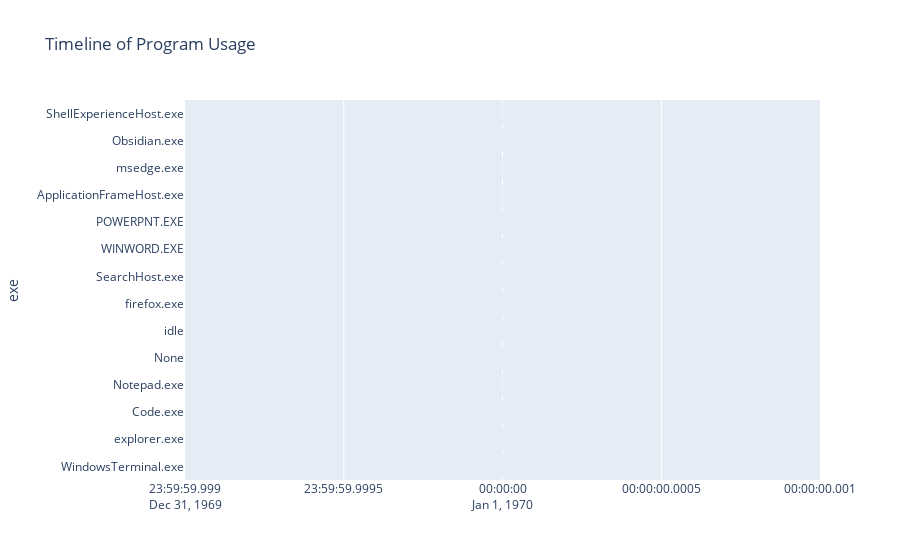

The code cell stored with this chart in its notebook:
### Code cell
# next, create a timeline showing when each program was used
fig = px.timeline(df, x_start="start_datetime", x_end="start_datetime", y="exe", title='Timeline of Program Usage')
fig.show()

### Figure 1 — Plotly figure (JSON) as saved in the notebook; plotly's stock layout.template omitted (floating-point values rounded to 4 significant figures; data arrays with more than 128 entries replaced by an {"elided": "..."} marker saying what was removed)
{"data": [{"alignmentgroup": "True", "base": {"elided": "881 int values"}, "hovertemplate": "start_datetime=%{x}<br>exe=%{y}<extra></extra>", "legendgroup": "", "marker": {"color": "#636efa", "pattern": {"shape": ""}}, "name": "", "offsetgroup": "", "orientation": "h", "showlegend": false, "textposition": "auto", "type": "bar", "x": {"elided": "881 int values"}, "xaxis": "x", "y": {"elided": "881 str values"}, "yaxis": "y"}], "layout": {"barmode": "overlay", "legend": {"tracegroupgap": 0}, "title": {"text": "Timeline of Program Usage"}, "xaxis": {"anchor": "y", "domain": [0, 1], "type": "date"}, "yaxis": {"anchor": "x", "domain": [0, 1], "title": {"text": "exe"}}}}
